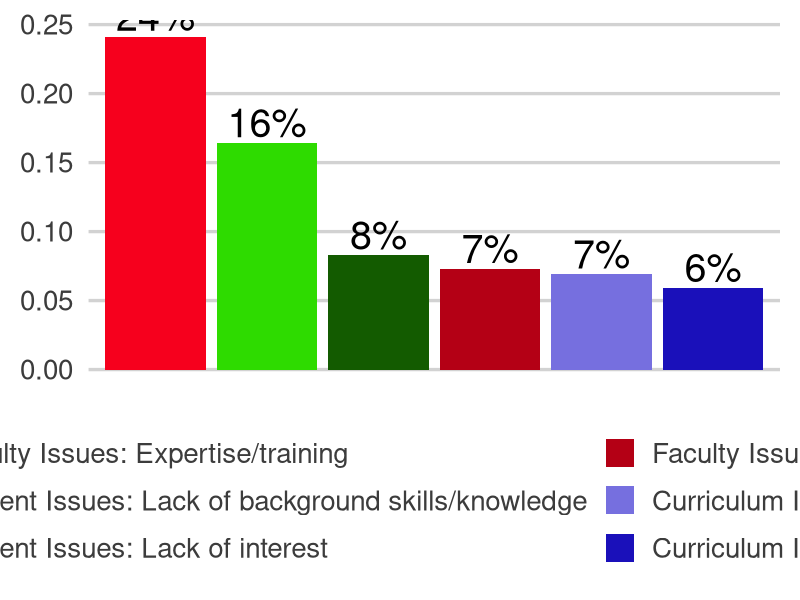
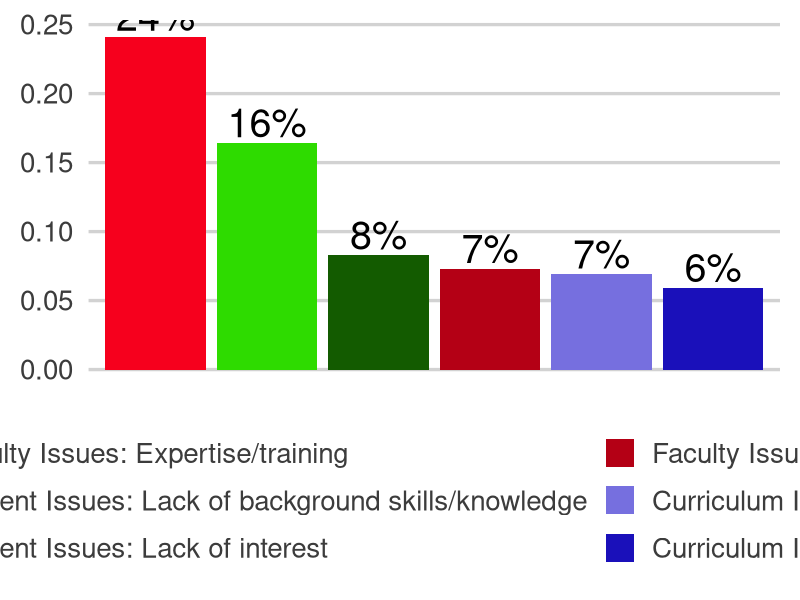

Write the R code that produced these figures, in order.
#Summary of  Most Commonly Reported Barriers by Category (n=1231)

# load required libraries
require(ggplot2)
require(tidyverse)
require(ggthemes)
require(scales)


total.scored.cols <- read_csv("../../../analysis_scripts/top5_plots/ouput_tables/scored_values.csv")
sample.size <- 1231


reds<- c("#F6001D","#B40015","#68000C","#68000C","#FB697A")
greens <- c("#2EDB00","#135B00","#219E00","#4AE821","#80EE64")
yellows <- c("#FFC300", "#BC9000", "#6C5300", "#FFCC24", "#FFDC6B")
blues <- c("#766FDF","#1A10BA", "#120B83", "#08044C", "#4037D2" )


#plot q33 scored by itself

label.df.s.33 <- list("q1.Q33" = "Q33: What do you think are the most important challenges currently facing those educating\n undergraduate life scientists in bioinformatics?")

facet_labeller.score.33 <- function(variable,value){
  return(label.df.s.33[value])
  
}



# filter out Q33 and order for plotting
total.scored.cols <- total.scored.cols%>%
  filter(question == "q1.Q33")%>%
  filter(percentage >= 0.05)%>%
  group_by(question)%>%
  arrange(.,desc(percentage))


total.scored.cols$barrier <- factor(total.scored.cols$barrier, levels = total.scored.cols$barrier[order(desc(total.scored.cols$percentage))])

color_values <- c(reds[1], greens[1:2], reds[2], blues[1:2])

total.scored.cols%>%
  ggplot()+
  aes(x = barrier, y=percentage, fill = barrier)+
  geom_bar(stat = "identity", position = "dodge")+
  facet_grid(~ question)+
  xlab("Scored barrier categories")+
  ylab("Percentage of respondents reporting barrier")+
  scale_fill_discrete(name="Barrier categories")+
  theme_fivethirtyeight(base_size = 25, base_family = "sans")+
  theme(panel.background = element_rect(fill = "white"))+
  theme(plot.background = element_rect(fill = "white"))+
  theme(legend.background = element_rect(fill = "white"))+
  theme(strip.text.y = element_blank())+
  theme(strip.background = element_blank(),strip.text.x = element_blank())+
  theme(axis.text.x = element_blank())+
  theme(legend.key.size = unit(1.5, 'lines'))+
  geom_text(aes(label = paste0(round(percentage *100), "%"), y = percentage),
            vjust =-.2, size = 10, color = "black")+
  scale_x_discrete(breaks = NULL)+
  guides(fill=guide_legend(ncol=2))+
  scale_fill_manual(values = color_values, name= "Barriers")
  


ggsave( filename= "./top_barriers_plot.png", 
        width = 18.8, 
        height = 8.81, 
        units = "in")

